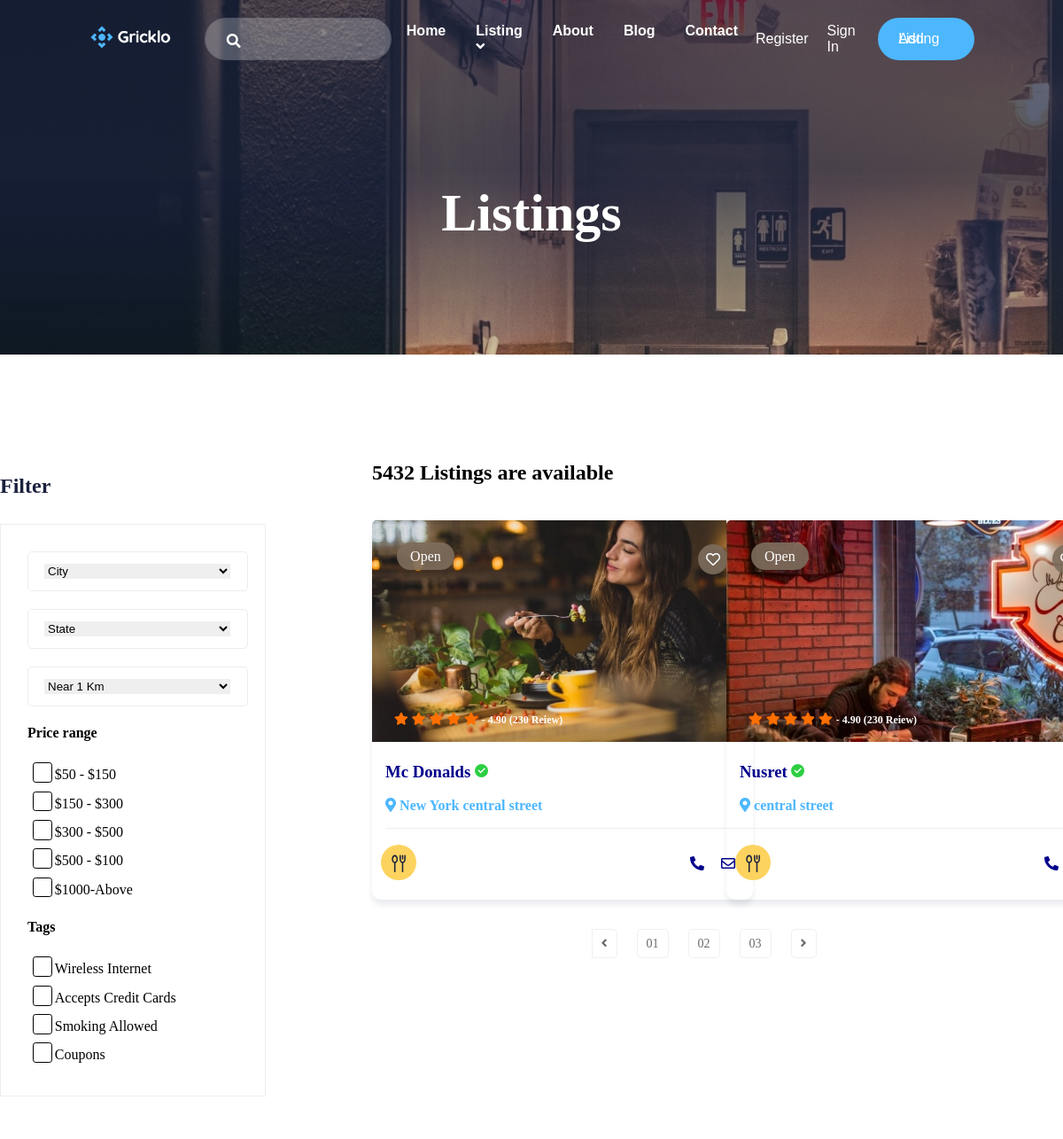
The page /listing (upper part) on the database as committed earlier.
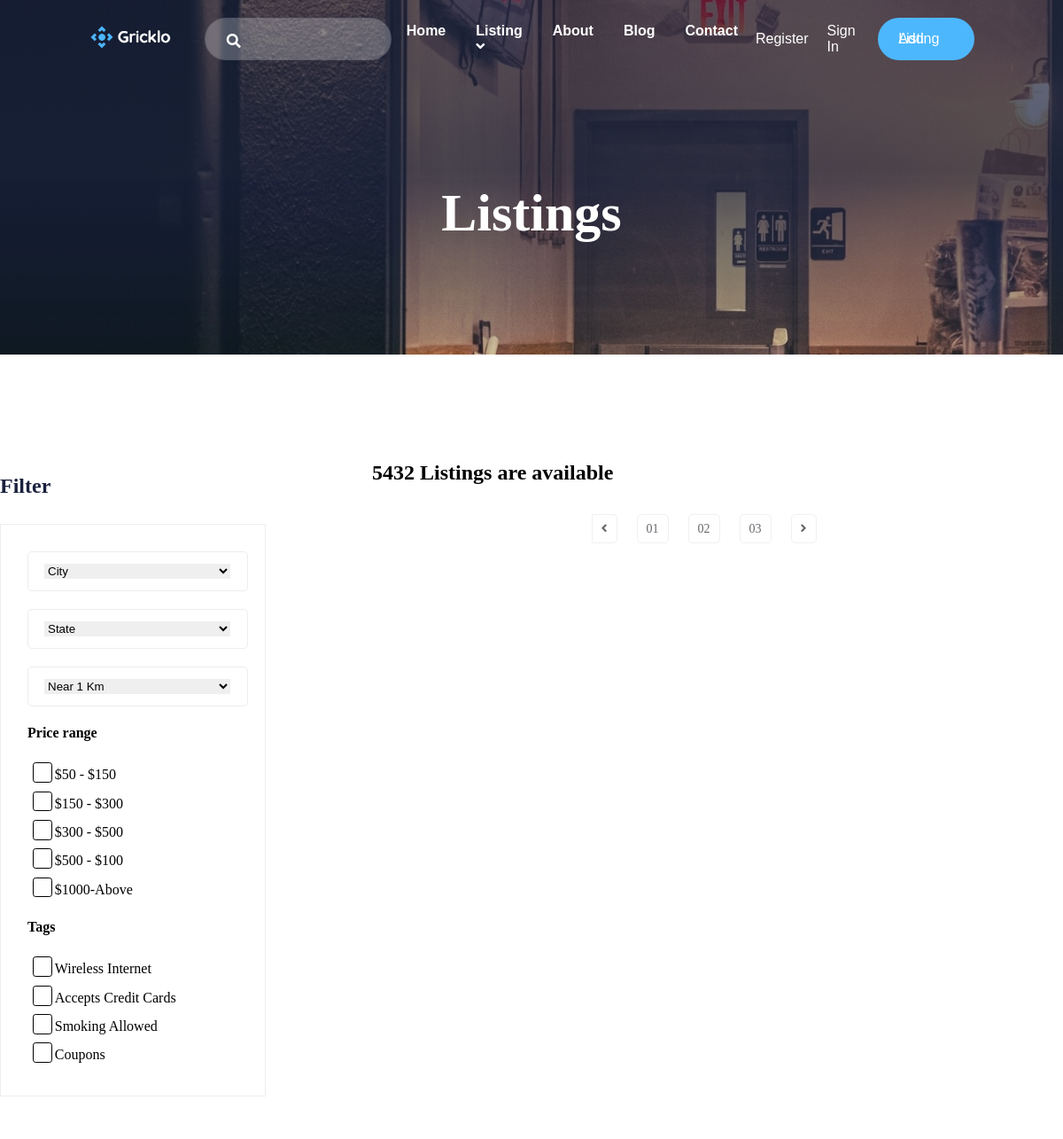
The same page on the database as committed later.
### gricklo/models.py (models this page shows, shortened)
class Restaurant(db.Model):
    __tablename__ = "restaurant"
    id = db.Column(db.Integer, primary_key=True)
    title = db.Column(db.String(20),nullable=False)
    location = db.Column(db.String(50), nullable=False)
    status = db.Column(db.String(50), nullable=False)
    phone = db.Column(db.String(50), nullable=False)
    image = db.Column(db.String(20),default='image.png')
    city = db.Column(db.Integer,db.ForeignKey('city.id'),nullable=False)

### gricklo/controlers.py (the view)
@app.route("/listing")
def listing():
    restaurants = Restaurant().query.all()
    return render_template("listing.html" , restaurants= restaurants)

### gricklo/templates/listing.html (shortened to what the changed rows need)
<!DOCTYPE html>
<html lang="en">
<head>
    <link rel="stylesheet" href="{{ url_for('static', filename='css/listing.css') }}">
</head>
<body>
    {% extends "layout.html"%}
    {% block content%}
    <main>
        <div class="bg-listing d-flex align-items-center justify-content hero-overly">
            <div class="listing-text ">
                <h2>Listings</h2>
            </div>
        </div>
        <div class="listin-area section-padding">
            <div class="container">
                <div class="row justify-content-between">
                    <div class="col-8">
                        <div class="row">
                            <div class="col-12">
                                <div class="listing-tittle ml-20 ">
                                    <h2>5432 Listings are available</h2>
                                </div>
                            </div>
                        </div>
                        <div class="row">
                            {% for restaurant in restaurants %}
                            <div class="col-6">
                                <div class="properties-card positon-r">
                                    <a href="">
                                        <img src="/static/uploads/{{restaurant.image}}" alt="">
                                    </a>
                                    <div class="img-text">
                                        <span>{{restaurant.status}}</span>
                                    </div>
                                    <div class="icon">
                                        <i class="far fa-heart"></i>
                                    </div>
                                    <div class="ratting">
                                        <ul>
                                            <li><i class="fas fa-star"></i></li>
                                            <li><i class="fas fa-star"></i></li>
                                            <li><i class="fas fa-star"></i></li>
                                            <li><i class="fas fa-star"></i></li>
                                            <li><i class="fas fa-star"></i></li>
                                            <li><span> - 4.90 (230 Reiew)</span></li>
                                        </ul>
                                    </div>
                                    <div class="properties-tittle ml-15 ">
                                        <h3>
                                            <a href="#">{{restaurant.title}}</a>
                                            <img src="/static/img/varified.png " alt="">
                                        </h3>
                                        <p>
                                            <i class="fas fa-map-marker-alt blue">
                                                    {{restaurant.location}}
                                            </i>
                                        </p>
                                    </div>
                                    <div class="properties-footer d-flex">
                                        <div class="restaurant-name">
                                            <img src="/static/img/restaurant-icon.svg" alt="">
                                        </div>
                                        <h3>
                                        </h3>
                                        <div class="contact">
                                            <ul>
                                                <li><a href=""><i class="fas fa-phone-alt mr-15"></i></a></li>
                                                <li>
                                                    <a href=""><i class="far fa-envelope mr-15"></i></a>
                                                </li>
                                            </ul>
                                        </div>
                                    </div>
                                </div>
                            </div>
                            {% endfor %}
                        </div>
                    </div>
    </main>
    {% endblock %}

Rows that differ between the two databases and show on the page:
removed Restaurant: image (picture), status "Open", title "Mc Donalds", location "New York central street"
removed Restaurant: image (picture), status "Open", title "Nusret", location "central street"
